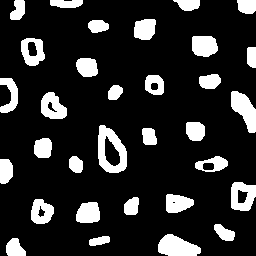
//> input picture DCA0445-PROCESSAMENTO-DIGITAL-DE-IMAGENS/Unidade_1/2 - Preenchendo Regiões/2.1 - Contagem de Bolhas e Buracos/bolhas.png, 256 x 256 px
$ ./labeling   (built with g++ and OpenCV 4)
//> lines starting //> are read from the running program, lines starting //| are printed output that depends on the picture; after the words box and inside, x2 and y2 are one past the last pixel; in counts of white or black regions, pixels touching at a corner belong together
#include <opencv2/opencv.hpp>
#include <iostream>
#include <stack>
using namespace std;
using namespace cv;


void floodfill(Mat im, cv::Point p, int cor){
    stack<cv::Point> pilha;
    pilha.push(p);
    int corAnt = im.at<uchar>(p);
    cv::Point temp; // Representa sempre o que está sendo processado.

    while(!pilha.empty()){ // Atualiza pilha
        temp = pilha.top(); // Recupera  topo
        pilha.pop(); // Remove topo

        if (im.at<uchar>(temp)==corAnt){
            im.at<uchar>(temp) = cor; // Recebe a nova cor
            if(temp.x >= 1)        pilha.push(cv::Point(temp.x-1, temp.y)); // Vizinho de cima
            if(temp.x+1 < im.rows) pilha.push(cv::Point(temp.x+1, temp.y)); // Vizinho de baixo
            if(temp.y >= 1)        pilha.push(cv::Point(temp.x,   temp.y-1)); // Vizinho da esquerda
            if(temp.y+1 < im.cols) pilha.push(cv::Point(temp.x,   temp.y+1)); // Vizinho da direita
        }
    }
}

/*
   Retira bolhas da bordas
 */
void filtraBordas(Mat im){
    for(int c=0; c<im.cols; c++){ // Percorre borda superior
        im.at<uchar>(0, c) = 255;
    }
    for(int c=0; c<im.cols; c++){ // Percorre borda inferior
        im.at<uchar>(im.cols-1, c) = 255;
    }
    for(int l=0; l<im.rows; l++){ // Percorre borda esquerda
        im.at<uchar>(l, 0) = 255;
    }
    for(int l=0; l<im.rows; l++){ // Percorre borda direita
        im.at<uchar>(l, im.rows-1) = 255;
    }
    floodfill(im, cv::Point(0,0), 0); // A borda de 'im' é pintada de preto
}

int main(){

    cv::Mat imagem;
    cv::Mat original;
    imagem = cv::imread("bolhas.png",cv::IMREAD_GRAYSCALE); // Carrega a imagem bolhas.png
//> imagem: 256 rows x 256 cols, CV_8UC1; 16.5% white; 32 white regions, largest, box (x1, y1, x2, y2) and area: (98, 125, 127, 173) 789, (158, 234, 201, 256) 669, (231, 91, 256, 133) 613
    original = cv::imread("bolhas.png",cv::IMREAD_GRAYSCALE);
    filtraBordas(imagem); // Tira as bolhas tocando a borda da imagem
//> after the loop in filtraBordas, `for(int c=0; c<im.cols; c++)`: im: 256 rows x 256 cols, CV_8UC1; 16.8% white; 29 white regions, largest, box (x1, y1, x2, y2) and area: (0, 0, 256, 20) 1077, (98, 125, 127, 173) 789, (158, 234, 201, 256) 669
//> after the loop in filtraBordas, `for(int c=0; c<im.cols; c++)`:
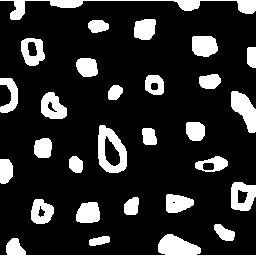
//> im: 256 rows x 256 cols, CV_8UC1; 17.1% white; 28 white regions, largest, box (x1, y1, x2, y2) and area: (0, 234, 256, 256) 1143, (0, 0, 256, 20) 1077, (98, 125, 127, 173) 789
//> after the loop in filtraBordas, `for(int l=0; l<im.rows; l++)`:
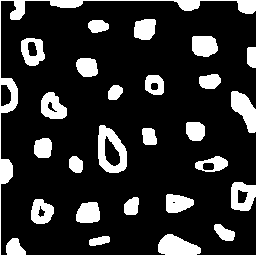
//> im: 256 rows x 256 cols, CV_8UC1; 17.4% white; 25 white regions, largest, box (x1, y1, x2, y2) and area: (0, 0, 256, 256) 3085, (98, 125, 127, 173) 789, (231, 91, 256, 133) 613
//> after the loop in filtraBordas, `for(int l=0; l<im.rows; l++)`:
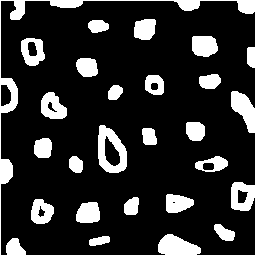
//> im: 256 rows x 256 cols, CV_8UC1; 17.7% white; 22 white regions, largest, box (x1, y1, x2, y2) and area: (0, 0, 256, 256) 4584, (98, 125, 127, 173) 789, (41, 92, 67, 119) 481
//> in floodfill, `pilha.push(p);`: pilha = 1 item
//> in floodfill, `int corAnt = im.at<uchar>(p);`: corAnt = 255
//> the loop in floodfill, `while(!pilha.empty())` made 17313 passes
//> temp on passes 1 to 3: Point(0, 0), Point(0, 1), Point(0, 2)
//> after the loop in floodfill, `while(!pilha.empty())`:
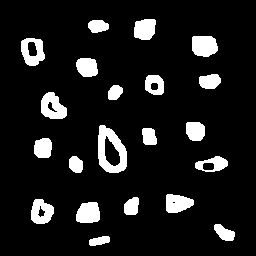
//> im: 256 rows x 256 cols, CV_8UC1; 10.7% white; 21 white regions, largest, box (x1, y1, x2, y2) and area: (98, 125, 127, 173) 789, (41, 92, 67, 119) 481, (192, 36, 218, 57) 467
//> after the loop in floodfill, `while(!pilha.empty())`: pilha = 0 items
    int qtdBolha=0, qtdBuraco=0;

    imshow("Sem bordas", imagem); // Mostra a imagem sem as bolhas nas bordas
    imwrite("sem_borda.png", imagem);
    for(int y=0; y<imagem.cols; y++){
        for(int x=0; x<imagem.rows; x++){
            if(imagem.at<uchar>(x, y)==255){
                qtdBolha++;
                floodfill(imagem, cv::Point(y, x), qtdBolha*5);
            }
        }
    }
//> this loop made 256 passes
//> qtdBolha on passes 1 to 3: 0, 0, 0
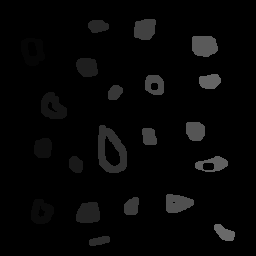
//> imagem: 256 rows x 256 cols, CV_8UC1; 10.73% of pixels changed, all inside (x1, y1, x2, y2) = (21, 19, 235, 246)
//> after the loop, qtdBolha = 21

    imshow("Original", original);
    imshow("Bolhas", imagem);
    imwrite("result_Bolhas.png", imagem);
    cout<<"Foram encontradas "<<qtdBolha<<" bolhas, ";
//| Foram encontradas 21 bolhas,

    floodfill(imagem, cv::Point(0,0), 255); /* Realiza a Pintura do fundo da imagem de branco,
//> call 2 of floodfill, with p = Point(0, 0), cor = 255
//> in floodfill (call 2), `pilha.push(p);`: pilha = 1 item
//> in floodfill (call 2), `int corAnt = im.at<uchar>(p);`: corAnt = 0
//> the loop in floodfill (call 2), `while(!pilha.empty())` made 230685 passes
//> after the loop in floodfill (call 2), `while(!pilha.empty())`:
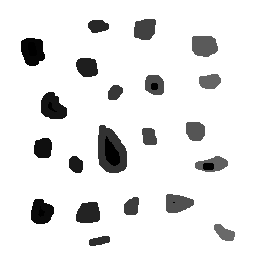
//> im: 256 rows x 256 cols, CV_8UC1; min 0, max 255, mean 231
//> after the loop in floodfill (call 2), `while(!pilha.empty())`: pilha = 0 items
    						com o intuito de contar a quantida de buracos dentro de bohlas
    					     */

    for(int y=0; y<imagem.cols; y++){ // A matriz está sendo percorrida de coluna à coluna a partir da linha 0
        for(int x=0; x<imagem.rows; x++){
            if(imagem.at<uchar>(x, y)==0){
                qtdBuraco++;
                floodfill(imagem, cv::Point(y, x), qtdBuraco*10);
            }
        }
    }
//> this loop made 256 passes
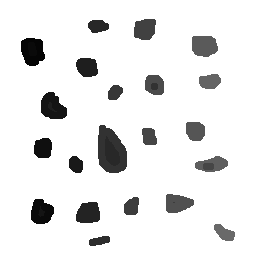
//> imagem: 256 rows x 256 cols, CV_8UC1; 0.88% of pixels changed, all inside (x1, y1, x2, y2) = (28, 42, 214, 217)
//> after the loop, qtdBuraco = 7

    imshow("Buracos", imagem);
    imwrite("buracos.png", imagem);
    cout<<qtdBuraco<<" com buraco."<<endl;
//| 7 com buraco.
    waitKey();

    return 0;
}
